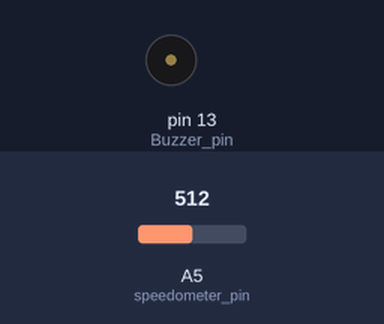
This sketch was run on a simulated Arduino Uno, built with avr-gcc and run on an emulated ATmega328P. Shown: buzzer (waves = sounding, pin HIGH). Inputs (shaded band) come from the test bench; at power-on: A5 (speedometer_pin) = 512.

Above: at 1.2 s.
1.3 s: A5 (speedometer_pin) set to 730
2.8 s: A5 (speedometer_pin) set to 750
At 2.92 s:
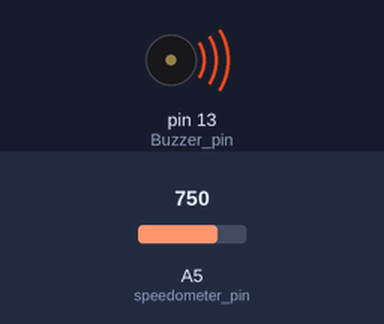
5.8 s: A5 (speedometer_pin) set to 716
At 6.9 s:
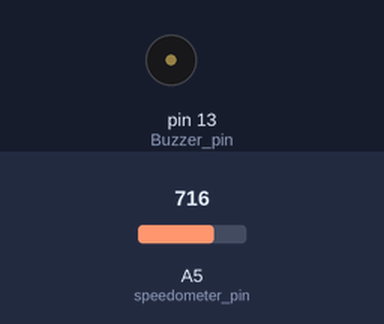
7.3 s: A5 (speedometer_pin) set to 900
At 7.42 s:
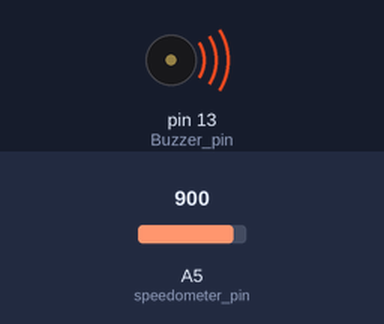
Timing chart, 0 to 11.3 s (numbered marks = the images above; inputs shaded):
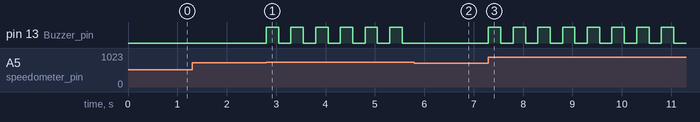

Measured:
- the behaviour switches between 738 and 739 on A5 (speedometer_pin) (found by bisection; images 0 and 1)
- after the input at 1.3 s, every drawn part: stays the same
- after the input at 2.8 s, pin 13 (Buzzer_pin): alternates HIGH for 0.25 s and LOW for 0.25 s, starting at once
- after the input at 5.8 s, pin 13 (Buzzer_pin): stops changing and stays LOW
- after the input at 7.3 s, pin 13 (Buzzer_pin): alternates HIGH for 0.25 s and LOW for 0.25 s, starting at once

The sketch:

part2_question3.ino
```cpp
#define Buzzer_pin 13
#define speedometer_pin 5
int speed_reading;
int max_value=1023;
int min_value=0;

void setup() {
  // put your setup code here, to run once:
  pinMode(Buzzer_pin, OUTPUT);
}

void loop() {
  // put your main code here, to run repeatedly:
  speed_reading = analogRead(speedometer_pin);
  speed_reading = map(speed_reading, min_value, max_value,0,140);
  constrain(speed_reading,0,140);
  if(speed_reading>100){
    digitalWrite(Buzzer_pin,HIGH);
    delay(250);
    digitalWrite(Buzzer_pin,LOW);
    delay(250);
    }

}
```
